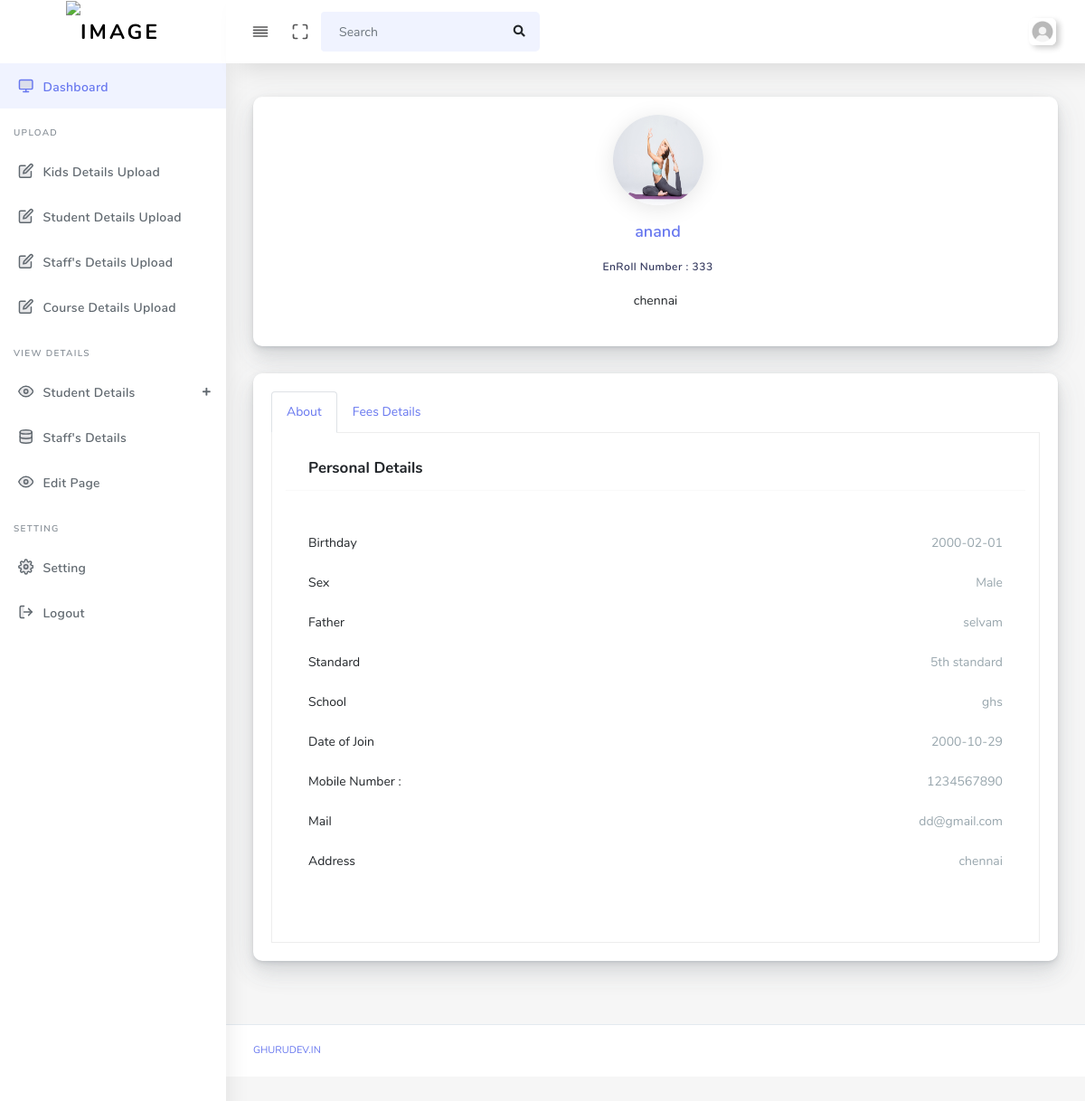
Page /main/kids_data/1 on the committed database.
### tables this page shows
CREATE TABLE `kids_table` (
  `id` int(11) NOT NULL,
  `kids_enroll` varchar(100) NOT NULL,
  `kids_name` varchar(100) NOT NULL,
  `kids_dob` varchar(100) NOT NULL,
  `kids_age` varchar(100) NOT NULL,
  `kids_gender` varchar(100) NOT NULL,
  `kids_parent` varchar(100) NOT NULL,
  `kids_school` varchar(100) NOT NULL,
  `kids_standard` varchar(100) NOT NULL,
  `kids_doj` varchar(100) NOT NULL,
  `kids_mobile` varchar(100) NOT NULL,
  `kids_mail` varchar(100) NOT NULL,
  `kids_address` varchar(100) NOT NULL,
  `kids_pic` varchar(100) NOT NULL
);

### application/controllers/Main.php (called while the page is built, shortened)
<?php
class Main extends CI_Controller
{
    public function kids_data($id)
    {
        $this->load->model('Main_Model');
        $return['data12'] = $this->Main_Model->fetchkid($id);
        $return['data16'] = $this->Main_Model->join_table_kid();
        $this->load->view('admin/kidsprofile', $return);
    }
}
?>

### index.php (called while the page is built, shortened)
<?php
require_once BASEPATH.'core/CodeIgniter.php';

### application/models/Main_Model.php (called while the page is built, shortened)
<?php
class Main_Model extends CI_Model {
    public function join_table_kid(){
      $this->db->select('kid_amnt_paid,kid_pending_amnt,kid_fees_status');
      $this->db->from('kids_fees_table');
      $this->db->join('kids_table', 'kids_fees_table.kid_check_enroll = kids_table.kids_enroll');
      return  $this->db->get()->result();
    }
    public function fetchkid($id) {
      $this->db->Where('id',$id);
      return $this->db->get('kids_table')->result();
    }
}
?>

### application/views/admin/kidsprofile.php (the view, shortened to what this page needs)
<!DOCTYPE html>
<html lang="en">
<head>
  <link rel="stylesheet" href="<?= base_url() ?>admin/assets/css/app.min.css">
  <link rel="stylesheet" href="<?= base_url() ?>admin/assets/bundles/bootstrap-social/bootstrap-social.css">
  <link rel="stylesheet" href="<?= base_url() ?>admin/assets/bundles/summernote/summernote-bs4.css">
  <link rel="stylesheet" href="<?= base_url() ?>admin/assets/css/style.css">
  <link rel="stylesheet" href="<?= base_url() ?>admin/assets/css/components.css">
  <link rel="stylesheet" href="<?= base_url() ?>admin/assets/css/custom.css">
</head>
<body>
  <div id="app">
    <div class="main-wrapper main-wrapper-1">
      <div class="navbar-bg"></div>
      <nav class="navbar navbar-expand-lg main-navbar sticky">
        <div class="form-inline mr-auto">
          <ul class="navbar-nav mr-3">
            <li><a href="#" data-toggle="sidebar" class="nav-link nav-link-lg
                  collapse-btn"> <i data-feather="align-justify"></i></a></li>
            <li><a href="#" class="nav-link nav-link-lg fullscreen-btn">
                <i data-feather="maximize"></i>
              </a></li>
            <li>
              <form class="form-inline mr-auto">
                <div class="search-element">
                  <input class="form-control" type="search" placeholder="Search" aria-label="Search" data-width="200">
                  <button class="btn" type="submit">
                    <i class="fas fa-search"></i>
                  </button>
                </div>
              </form>
            </li>
          </ul>
        </div>
        <ul class="navbar-nav navbar-right">
          <li class="dropdown"><a href="#" data-toggle="dropdown"
              class="nav-link dropdown-toggle nav-link-lg nav-link-user"> <img alt="image"
                src="<?= base_url() ?>admin/assets/img/profile-user/user-profile.jpg" class="user-img-radious-style">
              <span class="d-sm-none d-lg-inline-block"></span></a>
              <?php
              $user = $this->session->userdata('user');
              extract($user);
              ?>
          </li>
        </ul>
      </nav>
      <div class="main-sidebar sidebar-style-2">
        <aside id="sidebar-wrapper">
          <div class="sidebar-brand">
            <a href="<?= base_url('main/admin') ?>"> <img alt="image"
                src="<?= base_url() ?>admin/assets/img/logo/cropped-LOGO-01.png" class="header-logo" />
            </a>
          </div>
          <ul class="sidebar-menu">
            <li class="dropdown active">
              <a href="<?= base_url('main/admin') ?>" class="nav-link"><i
                  data-feather="monitor"></i><span>Dashboard</span></a>
            </li>
            <li class="menu-header">Upload</li>
            <li class="dropdown"><a class="nav-link" href="<?= base_url('main/Kids_details_upload') ?>"><i
                  data-feather="edit"></i><span>Kids Details Upload</span></a></li>
            <li class="dropdown">
              <a href="<?= base_url('main/Student_details_upload/') ?>" class="nav-link"><i
                  data-feather="edit"></i><span>Student Details Upload</span></a>
            </li>
            <li class="dropdown">
              <a href="<?= base_url('main/Staff_details_upload/') ?>" class="nav-link"><i
                  data-feather="edit"></i><span>Staff's Details Upload</span></a>
            </li>
            <li class="dropdown">
              <a href="#" class="nav-link"><i data-feather="edit"></i><span>Course Details Upload</span></a>
            </li>
            <li class="menu-header">View Details</li>
            <li class="dropdown">
              <a href="#" class="menu-toggle nav-link has-dropdown"><i data-feather="eye"></i><span>Student
                  Details</span></a>
            </li>
            <li class="dropdown">
              <a href="<?= base_url('main/view_staff_details') ?>" class="nav-link"><i
                  data-feather="database"></i><span>Staff's Details</span></a>
            </li>
            <li><a class="nav-link" href="<?= base_url('main/edit') ?>"><i data-feather="eye"></i><span>Edit
                  Page</span></a></li>
            <li class="menu-header">Setting</li>
            <li class="dropdown">
              <a href="#" class="nav-link"><i data-feather="settings"></i><span>Setting</span></a>
            </li>
            <li class="dropdown">
              <a href="<?= base_url('main/admin_logout') ?>" class="nav-link"><i
                  data-feather="log-out"></i><span>Logout</span></a>
            </li>
          </ul>
        </aside>
      </div>
      <div class="main-content" style="margin-top:-40px;">
        <section class="section">
          <div class="section-body">
            <div class="row mt-sm-4">
              <?php
              if (isset($data12)) {
                ?>
                <div class="col-12 col-md-12 col-lg-12">
                  <div class="card author-box">
                    <div class="card-body">
                      <div class="author-box-center">
                        <img alt="image" src="<?= base_url('upload/kids_upload/' . $data12[0]->kids_pic) ?>" width="100" height="100"
                          class="rounded-circle author-box-picture">
                        <div class="author-box-name mb-3 mt-3">
                          <a href="#">
                            <?= $data12[0]->kids_name ?>
                          </a>
                        </div>
                        <div class="author-box-job">EnRoll Number :
                          <?= $data12[0]->kids_enroll ?>
                        </div>
                      </div>
                      <div class="text-center">
                        <div class="author-box-description">
                          <p>
                            <?= $data12[0]->kids_address ?>
                          </p>
                        </div>
                      </div>
                    </div>
                  </div>
                </div>
                <div class="col-12 col-md-12 col-lg-12">
                  <div class="card">
                    <div class="padding-20">
                      <ul class="nav nav-tabs" id="myTab2" role="tablist">
                        <li class="nav-item">
                          <a class="nav-link active" id="home-tab2" data-toggle="tab" href="#about" role="tab"
                            aria-selected="true">About</a>
                        </li>
                        <li class="nav-item">
                          <a class="nav-link" id="profile-tab2" data-toggle="tab" href="#settings" role="tab"
                            aria-selected="false">Fees Details</a>
                        </li>
                      </ul>
                      <div class="tab-content tab-bordered" id="myTab3Content">
                        <div class="tab-pane fade show active" id="about" role="tabpanel" aria-labelledby="home-tab2">
                          <div class="card-header">
                            <h4>Personal Details</h4>
                          </div>
                          <div class="card-body">
                            <div class="py-4">
                              <p class="clearfix">
                                <span class="float-left">
                                  Birthday
                                </span>
                                <span class="float-right text-muted">
                                  <?= $data12[0]->kids_dob ?>
                                </span>
                              </p>
                              <p class="clearfix">
                                <span class="float-left">
                                  Sex
                                </span>
                                <span class="float-right text-muted">
                                  <?= $data12[0]->kids_gender ?>
                                </span>
                              </p>
                              <p class="clearfix">
                                <span class="float-left">
                                  Father
                                </span>
                                <span class="float-right text-muted">
                                  <?= $data12[0]->kids_parent ?>
                                </span>
                              </p>
                              <p class="clearfix">
                                <span class="float-left">
                                  Standard
                                </span>
                                <span class="float-right text-muted">
                                  <?= $data12[0]->kids_standard ?>
                                </span>
                              </p>
                              <p class="clearfix">
                                <span class="float-left">
                                  School
                                </span>
                                <span class="float-right text-muted">
                                  <?= $data12[0]->kids_school ?>
                                </span>
                              </p>
                              <p class="clearfix">
                                <span class="float-left">
                                  Date of Join
                                </span>
                                <span class="float-right text-muted">
                                  <?= $data12[0]->kids_doj ?>
                                </span>
                              </p>
                              <p class="clearfix">
                                <span class="float-left">
                                  Mobile Number :
                                </span>
                                <span class="float-right text-muted">
                                  <?= $data12[0]->kids_mobile ?>
                                </span>
                              </p>
                              <p class="clearfix">
                                <span class="float-left">
                                  Mail
                                </span>
                                <span class="float-right text-muted">
                                  <?= $data12[0]->kids_mail ?>
                                </span>
                              </p>
                              <p class="clearfix">
                                <span class="float-left">
                                  Address
                                </span>
                                <span class="float-right text-muted">
                                  <?= $data12[0]->kids_address ?>
                                </span>
                              </p>
                            </div>
                          </div>
                          <?php
              }
              ?>
                      </div>
                    </div>
                  </div>
                </div>
              </div>
            </div>
          </div>
        </section>
      </div>
      <footer class="main-footer">
        <div class="footer-left">
          <a href="templateshub.net">Ghurudev.in</a></a>
        </div>
      </footer>
    </div>
  </div>
</body>
</html>

### rows in the picture
kids_table: kids_pic (picture), kids_name "anand", kids_enroll "333", kids_address "chennai", kids_dob "2000-02-01", kids_gender "Male", kids_parent "selvam", kids_standard "5th standard", kids_school "ghs", kids_doj "2000-10-29", kids_mobile "1234567890", kids_mail "dd@gmail.com"
